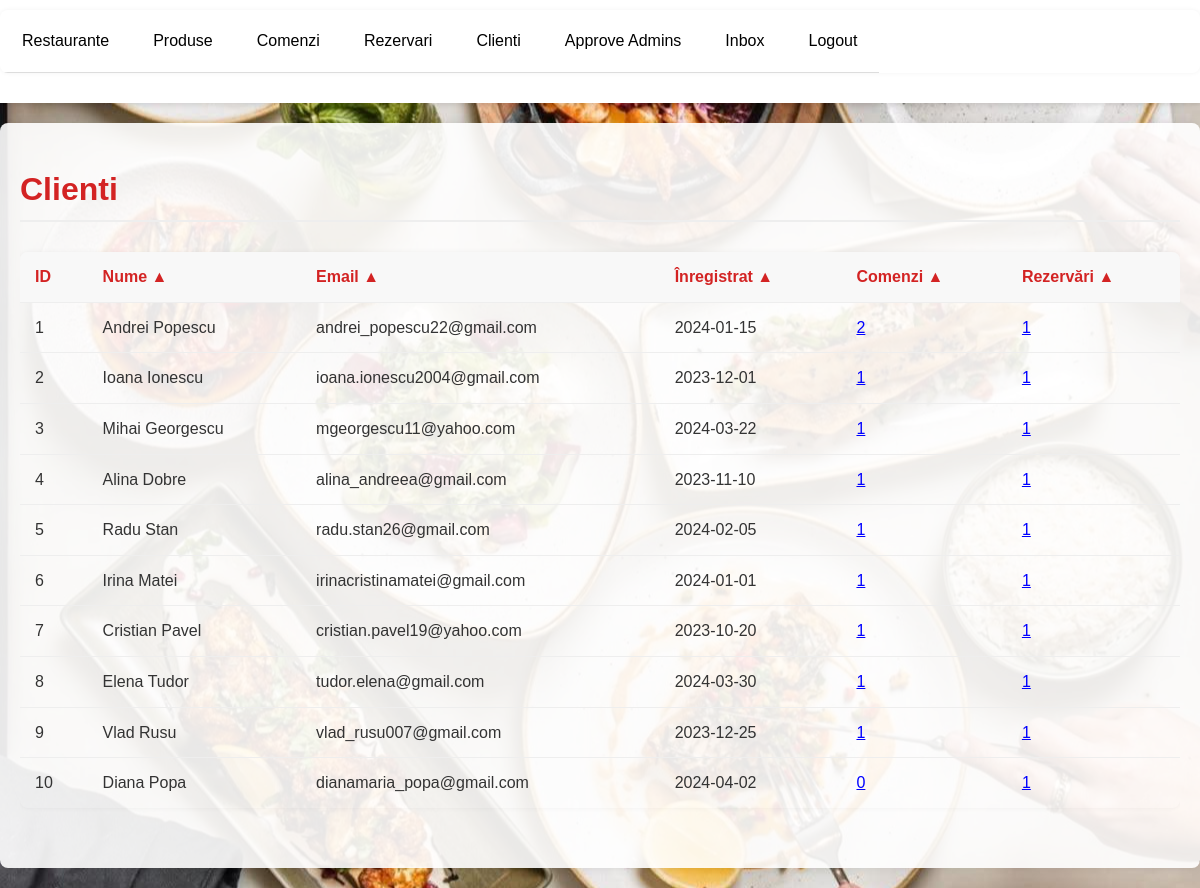
The app's page /clienti.php (signed in) with its own data.
### tables this page shows
CREATE TABLE tblClienti(
    client_id INT AUTO_INCREMENT PRIMARY KEY,
    nume_client VARCHAR(100) NOT NULL,
    email VARCHAR(100) UNIQUE,
    data_inregistrare DATE,
	password VARCHAR(100) NOT NULL,
    rol ENUM('client')
);

### clienti.php (the view, shortened to what this page needs)
<?php
$db = mysqli_connect('localhost', 'root', '', 'restaurantedb') or die('Error connecting to MySQL server.');
$order_by_clause = "ORDER BY " . $_SESSION['primary_sort'] . " " . strtoupper($_SESSION['primary_order']);
$query = "SELECT
    c.client_id,
    c.nume_client,
    c.email,
    c.data_inregistrare,
    (SELECT COUNT(*) FROM tblComenzi WHERE client_id = c.client_id) AS numar_comenzi,
    (SELECT COUNT(*) FROM tblRezervari WHERE client_id = c.client_id) AS numar_rezervari
FROM tblClienti c
WHERE c.rol = 'client'
$order_by_clause";
$result = mysqli_query($db, $query);
$show_comenzi_client_id = isset($_GET['show_comenzi']) ? intval($_GET['show_comenzi']) : 0;
$show_rezervari_client_id = isset($_GET['show_rezervari']) ? intval($_GET['show_rezervari']) : 0;
?>
<!DOCTYPE html>
<html>
<head>
    <link rel="stylesheet" type="text/css" href="style.css">
</head>
<body class="background-login">
    <?php include('header.php'); ?>
    <div class="container">
        <div class="client-section">
            <h1 class="client-table-title">Clienti</h1>
            <div class="client-table-wrapper">
                <table class="client-list-table">
                    <thead>
                        <tr>
                            <th class="client-id-header">
                                <a href="clienti.php?sortby=0">ID</a>
                            </th>
                            <th class="nume-header">
                                <a href="clienti.php?sortby=2">Nume
                                    <?php
                                    if ($_SESSION['primary_sort'] == 'nume_client') echo '<span class="active-sort">' . ($_SESSION['primary_order'] == 'asc' ? '&#x25B2;' : '&#x25BC;') . '</span>';
                                    elseif ($_SESSION['secondary_sort'] == 'nume_client') echo '<span class="secondary-sort">' . ($_SESSION['secondary_order'] == 'asc' ? '&#x25B2;' : '&#x25BC;') . '</span>';
                                    else echo '&#x25B2;';
                                    ?>
                                </a>
                            </th>
                            <th class="email-header">
                                <a href="clienti.php?sortby=3">Email
                                    <?php
                                    if ($_SESSION['primary_sort'] == 'email') echo '<span class="active-sort">' . ($_SESSION['primary_order'] == 'asc' ? '&#x25B2;' : '&#x25BC;') . '</span>';
                                    elseif ($_SESSION['secondary_sort'] == 'email') echo '<span class="secondary-sort">' . ($_SESSION['secondary_order'] == 'asc' ? '&#x25B2;' : '&#x25BC;') . '</span>';
                                    else echo '&#x25B2;';
                                    ?>
                                </a>
                            </th>
                            <th class="data-inregistrare-header">
                                <a href="clienti.php?sortby=4">Înregistrat
                                    <?php
                                    if ($_SESSION['primary_sort'] == 'data_inregistrare') echo '<span class="active-sort">' . ($_SESSION['primary_order'] == 'asc' ? '&#x25B2;' : '&#x25BC;') . '</span>';
                                    elseif ($_SESSION['secondary_sort'] == 'data_inregistrare') echo '<span class="secondary-sort">' . ($_SESSION['secondary_order'] == 'asc' ? '&#x25B2;' : '&#x25BC;') . '</span>';
                                    else echo '&#x25B2;';
                                    ?>
                                </a>
                            </th>
                            <th class="numar-comenzi-header">
                                <a href="clienti.php?sortby=5">Comenzi
                                    <?php
                                    if ($_SESSION['primary_sort'] == 'numar_comenzi') echo '<span class="active-sort">' . ($_SESSION['primary_order'] == 'asc' ? '&#x25B2;' : '&#x25BC;') . '</span>';
                                    elseif ($_SESSION['secondary_sort'] == 'numar_comenzi') echo '<span class="secondary-sort">' . ($_SESSION['secondary_order'] == 'asc' ? '&#x25B2;' : '&#x25BC;') . '</span>';
                                    else echo '&#x25B2;';
                                    ?>
                                </a>
                            </th>
                            <th class="numar-rezervari-header">
                                <a href="clienti.php?sortby=6">Rezervări
                                    <?php
                                    if ($_SESSION['primary_sort'] == 'numar_rezervari') echo '<span class="active-sort">' . ($_SESSION['primary_order'] == 'asc' ? '&#x25B2;' : '&#x25BC;') . '</span>';
                                    elseif ($_SESSION['secondary_sort'] == 'numar_rezervari') echo '<span class="secondary-sort">' . ($_SESSION['secondary_order'] == 'asc' ? '&#x25B2;' : '&#x25BC;') . '</span>';
                                    else echo '&#x25B2;';
                                    ?>
                                </a>
                            </th>
                        </tr>
                    </thead>
                    <tbody>
                        <?php
                        while ($row = mysqli_fetch_assoc($result)) {
                        ?>
                            <tr>
                                <td class="client-id-cell"><?php echo $row['client_id']; ?></td>
                                <td class="nume-cell"><?php echo $row['nume_client']; ?></td>
                                <td class="email-cell"><?php echo $row['email']; ?></td>
                                <td class="data-inregistrare-cell"><?php echo $row['data_inregistrare']; ?></td>
                                <td class="numar-comenzi-cell">
                                    <?php if ($show_comenzi_client_id == $row['client_id']) { ?>
                                        <a href="clienti.php" class="numar-comenzi-clickable">
                                            <?php echo $row['numar_comenzi']; ?>
                                        </a>
                                    <?php } else { ?>
                                        <a href="clienti.php?show_comenzi=<?php echo $row['client_id']; ?>" class="numar-comenzi-clickable">
                                            <?php echo $row['numar_comenzi']; ?>
                                        </a>
                                    <?php } ?>
                                </td>
                                 <td class="numar-rezervari-cell">
                                    <?php if ($show_rezervari_client_id == $row['client_id']) { ?>
                                        <a href="clienti.php" class="numar-rezervari-clickable">
                                            <?php echo $row['numar_rezervari']; ?>
                                        </a>
                                    <?php } else { ?>
                                        <a href="clienti.php?show_rezervari=<?php echo $row['client_id']; ?>" class="numar-rezervari-clickable">
                                            <?php echo $row['numar_rezervari']; ?>
                                        </a>
                                    <?php } ?>
                                </td>
                            </tr>
                        <?php } ?>
                    </tbody>
                </table>
            </div>
        </div>
    </div>
</body>
</html>

### style.css (style rules this page uses)
body { font-family: 'Arial', sans-serif; margin: 0; padding: 0; background-color: #f4f4f4; color: #333; line-height: 1.6; }
.background-login { background-image: url('images/background1.jpg'); background-size: cover; background-position: center; background-repeat: no-repeat; background-attachment: fixed; }
.container { max-width: 1200px; margin: 20px auto; padding: 20px; background-color: #fff; box-shadow: 0 0 10px rgba(0, 0, 0, 0.1); border-radius: 8px; background-color: rgba(255, 255, 255, 0.9); }
h1, h2, h3 { color: #d32323; margin-bottom: 15px; border-bottom: 2px solid #eee; padding-bottom: 5px; }
a { color: #d32323; text-decoration: none; transition: color 0.3s ease; }
.client-section { margin-bottom: 20px; }
.client-table-title { margin-bottom: 20px; }
.client-table-wrapper { overflow-x: auto; }
.client-list-table { width: 100%; border-collapse: collapse; margin-top: 10px; box-shadow: 0 0 5px rgba(0, 0, 0, 0.05); border-radius: 8px; overflow: hidden; }
.client-list-table th, .client-list-table td { padding: 12px 15px; text-align: left; border-bottom: 1px solid #eee; }
.client-list-table th { background-color: #f8f8f8; color: #555; font-weight: bold; }
.client-list-table tr:last-child td { border-bottom: none; }
table { width: 100%; border-collapse: collapse; margin-bottom: 20px; box-shadow: 0 0 5px rgba(0, 0, 0, 0.05); border-radius: 8px; overflow: hidden; }
table th, table td { padding: 12px 15px; text-align: left; border-bottom: 1px solid #eee; }
table th { background-color: #f8f8f8; color: #555; font-weight: bold; }
table tr:last-child td { border-bottom: none; }

### clienti.php (style rules this page uses)
.numar-comenzi-clickable, .numar-rezervari-clickable { cursor: pointer; color: blue; text-decoration: underline; }

### records on screen
tblclienti: client_id "1", nume_client "Andrei Popescu", email "andrei_popescu22@gmail.com", data_inregistrare "2024-01-15", numar_comenzi "2", numar_rezervari "1"
tblclienti: client_id "2", nume_client "Ioana Ionescu", email "ioana.ionescu2004@gmail.com", data_inregistrare "2023-12-01", numar_comenzi "1", numar_rezervari "1"
tblclienti: client_id "3", nume_client "Mihai Georgescu", email "mgeorgescu11@yahoo.com", data_inregistrare "2024-03-22", numar_comenzi "1", numar_rezervari "1"
tblclienti: client_id "4", nume_client "Alina Dobre", email "alina_andreea@gmail.com", data_inregistrare "2023-11-10", numar_comenzi "1", numar_rezervari "1"
tblclienti: client_id "5", nume_client "Radu Stan", email "radu.stan26@gmail.com", data_inregistrare "2024-02-05", numar_comenzi "1", numar_rezervari "1"
tblclienti: client_id "6", nume_client "Irina Matei", email "irinacristinamatei@gmail.com", data_inregistrare "2024-01-01", numar_comenzi "1", numar_rezervari "1"
tblclienti: client_id "7", nume_client "Cristian Pavel", email "cristian.pavel19@yahoo.com", data_inregistrare "2023-10-20", numar_comenzi "1", numar_rezervari "1"
tblclienti: client_id "8", nume_client "Elena Tudor", email "tudor.elena@gmail.com", data_inregistrare "2024-03-30", numar_comenzi "1", numar_rezervari "1"
tblclienti: client_id "9", nume_client "Vlad Rusu", email "vlad_rusu007@gmail.com", data_inregistrare "2023-12-25", numar_comenzi "1", numar_rezervari "1"
tblclienti: client_id "10", nume_client "Diana Popa", email "dianamaria_popa@gmail.com", data_inregistrare "2024-04-02", numar_comenzi "0", numar_rezervari "1"
